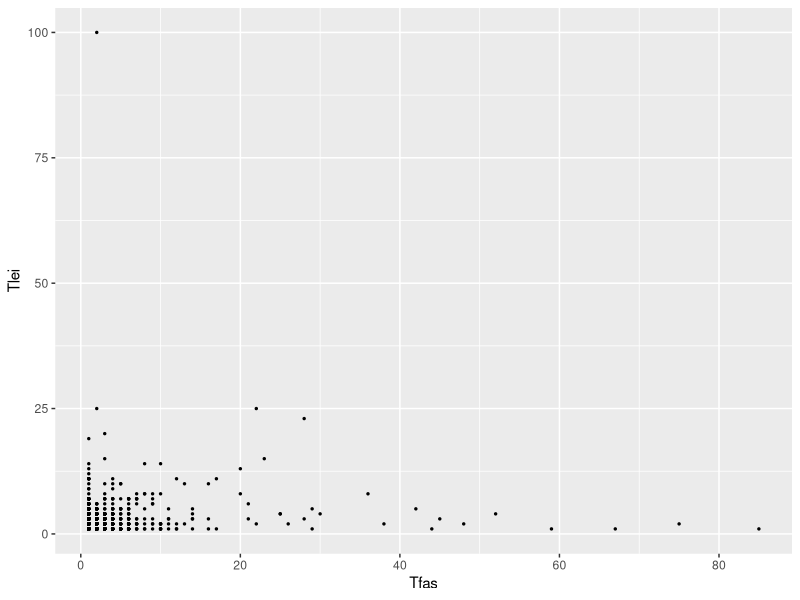

R code for this plot:
# Studying differences in gene family sizes between Tfas and Tlei

library(ggplot2)

setwd("/home/clara/Documents/GitHub/Tillandsia-compgenomics/Gene-family-evo-tfas-tlei/")
counts <- read.table("orthogroups_Tfas_Tlei_Acom.counts.no_TEs.size_corrections.txt", sep = '\t')
colnames(counts) <- c("og_id", "Acom", "Tfas", "Tlei")

# Filter out unique orthogroups
counts_Tfas_Tlei <- counts[counts$Tfas != 0 & counts$Tlei != 0,]
counts_Tfas_Tlei$diff <- counts_Tfas_Tlei$Tfas - counts_Tfas_Tlei$Tlei


ggplot(counts_Tfas_Tlei, aes(x=Tfas, y=Tlei)) + geom_point(size = .5)
